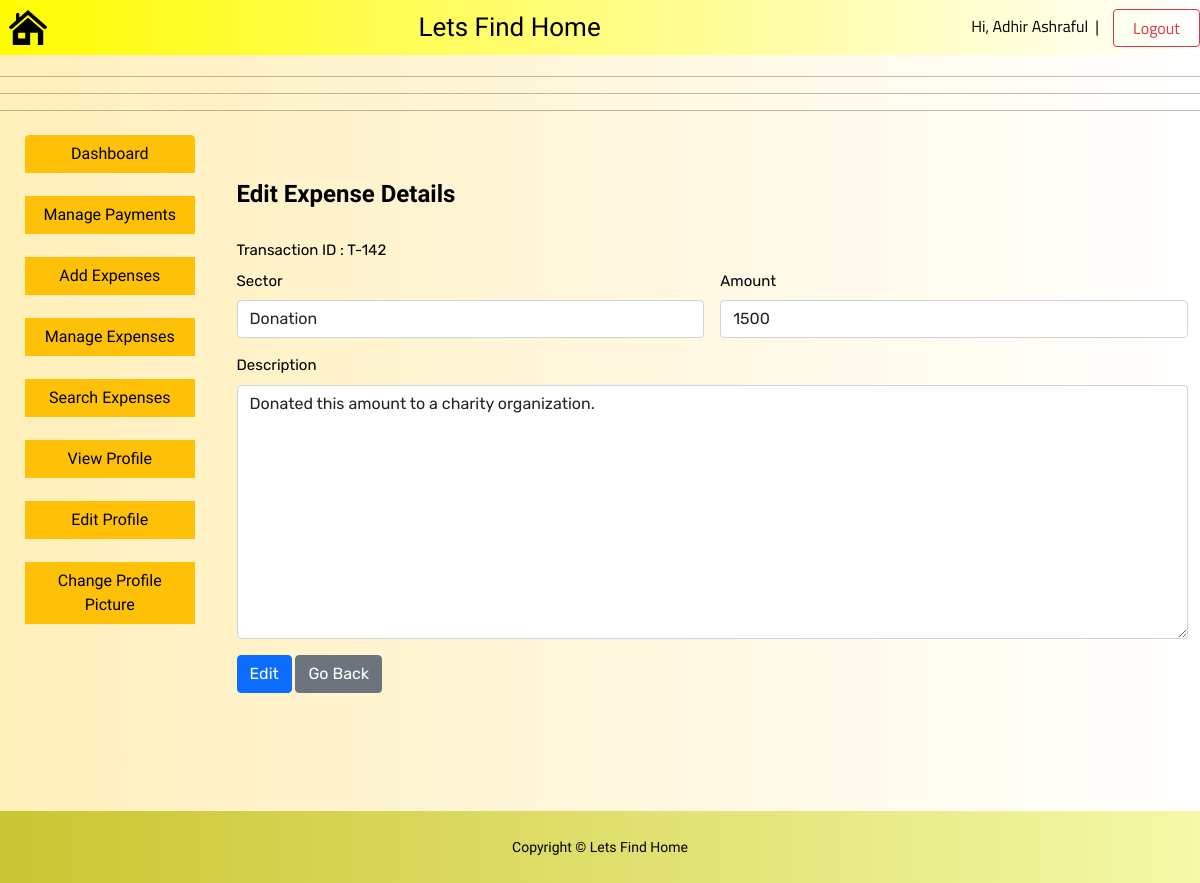
Screenshot of /Manager/view/edit_expense.php?id=T-142 (signed in) with the database file from the repository.
### tables this page shows
CREATE TABLE `manager` (
  `Name` varchar(40) NOT NULL,
  `Email` varchar(40) NOT NULL,
  `NID` varchar(20) NOT NULL,
  `Gender` varchar(10) NOT NULL,
  `Password` varchar(20) NOT NULL,
  `Degree` varchar(200) NOT NULL,
  `Image` varchar(100) NOT NULL
);

CREATE TABLE `expenses` (
  `Transaction` varchar(10) NOT NULL,
  `Reason` varchar(40) DEFAULT NULL,
  `Description` varchar(300) DEFAULT NULL,
  `Amount` int(8) DEFAULT NULL
);

### Manager/model/model.php (called while the page is built, shortened)
<?php
    function getUserInfo($data){
        $conn = db_conn();
        $selectQuery = "SELECT * FROM `manager` where NID = ?";
        try {
            $stmt = $conn->prepare($selectQuery);
            $stmt->execute([$data["NID"]]);
        } catch (PDOException $e) {
            echo $e->getMessage();
        }
        $row = $stmt->fetch(PDO::FETCH_ASSOC);
        if (!empty($row)) {
            return $row;
        }
    }
function ret_exp($id){
    $conn = db_conn();
    $selectQuery = "SELECT * FROM `expenses` where Transaction = ?";
    try {
        $stmt = $conn->prepare($selectQuery);
        $stmt->execute([$id]);
    } catch (PDOException $e) {
        echo $e->getMessage();
    }
    $row = $stmt->fetch(PDO::FETCH_ASSOC);
    return $row;
}

### Manager/controller/getaccountantData.php (called while the page is built, shortened)
<?php
include_once '../model/model.php';
class getDataFromFile{
    function checkFromFiles($data){
        return getUserInfo($data);
    }
}
?>

### Manager/controller/fetch_expense.php (called while the page is built)
<?php
include_once '../model/model.php';
function retrieve_expense($id){
    return ret_exp($id);
}
?>

### Manager/view/edit_expense.php (the view, shortened to what this page needs)
<?php
if (isset($_SESSION["NID"])) {
    $NID = $_SESSION["NID"];
    $data = array(
        'NID' => $NID
    );
    require_once '../controller/getaccountantData.php';
    $trans_id = $_GET["id"];
    require_once '../controller/fetch_expense.php';
    $exp = retrieve_expense($trans_id);
}
?>
<?php
include 'header.php';
?>
<html>
<head>
    <link href="https://cdn.jsdelivr.net/npm/bootstrap@5.1.3/dist/css/bootstrap.min.css" rel="stylesheet">
    <link rel="stylesheet" href="../css/dashboard_styles.css">
</head>
<body class="bd">
    <br>
    <legend>&nbsp; &nbsp; &nbsp; &nbsp;&nbsp; &nbsp;AccountAccount
        <hr>
        <hr>
        <hr>
    </legend>
    <div style="display: flex">
        <div>
            <?php include 'menu.php'; ?>
        </div>
        <div style="display: inline-block; padding-left: 30px; font-family: 'Rubik', sans-serif; font-size:15px">
            <br><br>
            <div class="container">
                <h4 style="font-family: 'Barlow Semi Condensed', sans-serif;"><b>Edit Expense Details</b></h4><br>
                <label for="" class="form-label">Transaction ID : <?php echo $exp["Transaction"]; ?></label> <br>
                <form id="cr_exp" action="<?php echo htmlspecialchars($_SERVER["PHP_SELF"]); ?>" enctype="multipart/form-data" method="POST" class="row g-3">
                    <div class="col-md-6">
                        <label for="" class="form-label">Sector</label> <br>
                        <input type="text" name="sector" id="sect" value="<?php echo $exp["Reason"]; ?>" class="form-control">
                    </div>
                    <div class="col-md-6">
                        <label for="" class="form-label">Amount</label> <br>
                        <input type="text" name="amount" id="cost" class="form-control" value="<?php echo $exp["Amount"]; ?>">
                    </div>
                    <div class="col-12">
                        <label for="" class="form-label">Description</label> <br>
                        <textarea name="reason" id="res" cols="30" rows="10" class="form-control"><?php echo $exp["Description"]; ?></textarea>
                    </div>
                    <div class="col-md-6">
                        <input type="submit" value="Edit" name="edit_exp" class="btn btn-primary">
                        <a href="manage_expense.php" target="_self" class="btn btn-secondary">Go Back</a>
                    </div>
                </form><br>
            </div>
        </div>
    </div><br><br><br><br>
    <?php
    include 'footer.php';
    ?>
</body>
</html>

### Manager/view/header.php (shortened to what this page needs)
<?php
$Full_Name=$Email=$Gender=$Password=$Image="";
if(isset($_SESSION["NID"])){
    $NID=$_SESSION["NID"];
    $data=array(
        'NID'=>$NID
    );
    require_once '../controller/getaccountantData.php';
    $accountant_dashboard=new getDataFromFile($data);
    $manager=$accountant_dashboard->checkFromFiles($data);
    $Full_Name=$manager['Name'];
}
?>
<!DOCTYPE html>
<html>
<head>
    <link href="https://cdn.jsdelivr.net/npm/bootstrap@5.1.3/dist/css/bootstrap.min.css" rel="stylesheet">
</head>
<body>
    <nav class="navbar fixed-top navbar-dark bg-info" style="background: linear-gradient(to right, #fffc00, #ffffff);">
        <div>&nbsp;&nbsp;<img class="rounded float-end" src="../images/logo2.png" width="40px" height="35px"></div>
        <div style="font-family: 'Faster One', cursive;font-size:26px">Lets Find Home</div>
        <div style="font-family: 'Titillium Web', sans-serif;"><?php echo "Hi, " . $Full_Name; ?>&nbsp;&nbsp;|&nbsp;&nbsp;&nbsp;
            <a href="log_out.php" style="padding-right:5px" class="btn btn-outline-danger"><span>&nbsp;&nbsp;Logout&nbsp;&nbsp;&nbsp;&nbsp;</span></a>
        </div>
    </nav>
</body>
</html>

### Manager/css/dashboard_styles.css (style rules this page uses)
.bd { font-family: 'Aleo', serif; background: linear-gradient(to right, #ffefba, #ffffff); background-size: cover; background-position: center; height: 100vh; color: #000; }
hr { color: blue; }

### House Owner/css/footer_styles.css (style rules this page uses)
html, body { height: 100%; }
body { background: #007bff; background: linear-gradient(to right, #0062E6, #33AEFF); }

### rows the page displays
manager: Name "Adhir Ashraful"
expenses: Transaction "T-142", sector "Donation", amount "1500", reason "Donated this amount to a charity organization."
